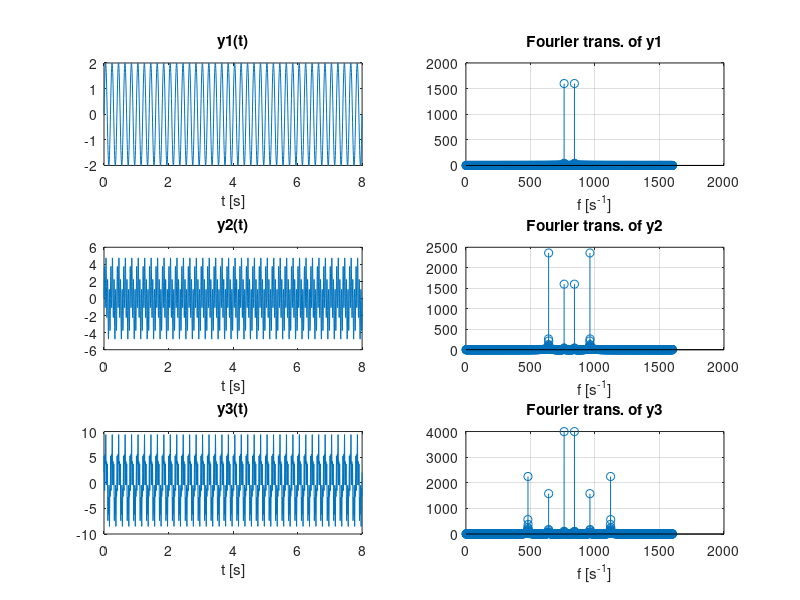
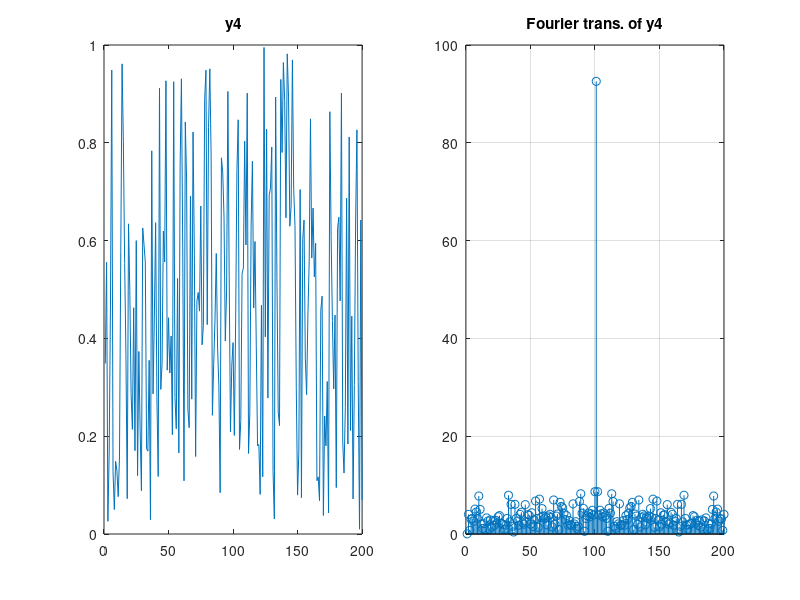

These charts were generated, in order, by the following MATLAB code:
%Exercise 4
close all
clear
dt = 1/200; %sampling rate
st = 0; %start time
et = 8; %end time
t = st:dt:et; %time steps (vector)
y1 = 2*sin(10*pi*t); 
y2 = 2*sin(10*pi*t) + 3*sin(40*pi*t);
y3 = 5*sin(10*pi*t)+2*cos(40*pi*t)+3*sin(80*pi*t);
y4 = rand(1,200);

%Takes the Fourier transform of the signal
%and shifts the zero frequency component to origin.
F1 = fftshift(fft(y1));
F2 = fftshift(fft(y2));
F3 = fftshift(fft(y3));
F4 = fftshift(fft(y4));

%Amount of peaks in the Fft - plot is 
%relatable with amount of frequency components * 2

%Amount of peaks in the Fft plot of y4 is at the most equal
%to the length of y4, as there might be values that are similar
%within the vector. 


figure(1)
subplot(3,2,1)
plot(t,y1), title('y1(t)')
xlabel('t [s]')
subplot(3,2,2)

stem(abs(F1)), title('Fourier trans. of y1'), grid on 
xlabel('f [s^{-1}]')

subplot(3,2,3)
plot(t,y2), title('y2(t)')
xlabel('t [s]')
subplot(3,2,4)
stem((abs(F2))), title('Fourier trans. of y2'), grid on
xlabel('f [s^{-1}]')

subplot(3,2,5)
plot(t,y3), title('y3(t)')
xlabel('t [s]')
subplot(3,2,6)
stem(abs(F3)), title('Fourier trans. of y3'), grid on 
xlabel('f [s^{-1}]')

figure(2)
subplot(1,2,1)
plot(y4), title('y4')
subplot(1,2,2)
stem(abs(F4)), title('Fourier trans. of y4'), grid on

